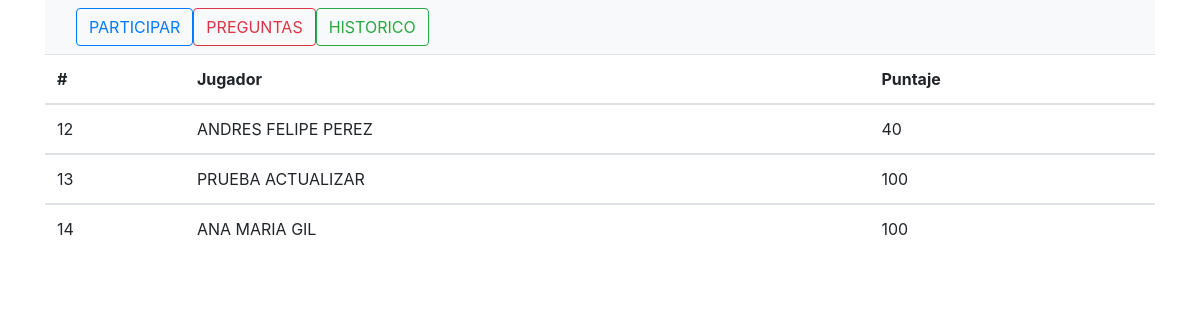
The page /sofka/vista/formhistorico.php on the database its author committed.
### tables this page shows
CREATE TABLE `historico` (
  `idhistorico` int(11) NOT NULL,
  `jugador` varchar(50) NOT NULL,
  `puntaje` int(11) NOT NULL
);

### sofka/vista/formhistorico.php (the view, shortened to what this page needs)
<!DOCTYPE html>
<html>
<head>
	<link rel="stylesheet" type="text/css" href="estilos/estilos.css">
	<link rel="stylesheet" type="text/css" href="estilos/bootstrap-4.5.0-dist/css/bootstrap.min.css">
</head>
<body>
	<?php
	include("../controlador/conexion.php");
	$preguntas="SELECT * from historico";
	 ?>
	<div class="container">
		<nav class="navbar navbar-light bg-light">
		  <form class="container-fluid justify-content-start">
		    <button class="btn btn-outline-primary me-2" type="button" onclick="location.href='formparticipar.php'">PARTICIPAR</button>
		   <button class="btn btn-outline-danger me-2" type="button" onclick="location.href='formpreguntas.php'">PREGUNTAS</button>
		   <button class="btn btn-outline-success me-2" type="button" onclick="location.href='formhistorico.php'">HISTORICO</button>
		  </form>
		</nav>
<table class="table">
	  <thead>
	    <tr>
	      <th scope="col">#</th>
	      <th scope="col">Jugador </th>
	      <th scope="col">Puntaje</th>
	      </tr>
	  </thead>
<?php
$resultado= mysqli_query($conexion,$preguntas);
while ($row =mysqli_fetch_assoc($resultado)){?>
	  <tbody>
	    <tr>
	      <td><?php echo $row["idhistorico"];?></th>
	      <td><?php echo $row["jugador"];?></td>
	      <td><?php echo $row["puntaje"];?></td>
<?php } ?>
	      </tr>
	  </tbody>
	</table>
</div>
</body>
</html>

### rows shown on the page
historico: idhistorico "12", jugador "ANDRES FELIPE PEREZ", puntaje "40"
historico: idhistorico "13", jugador "PRUEBA ACTUALIZAR", puntaje "100"
historico: idhistorico "14", jugador "ANA MARIA GIL", puntaje "100"
